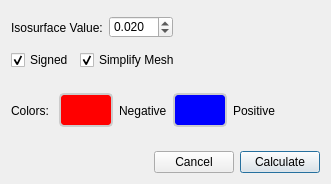
<?xml version="1.0" encoding="UTF-8"?>
<ui version="4.0">
 <class>CubeDataConfigurator</class>
 <widget class="QDialog" name="CubeDataConfigurator">
  <property name="geometry">
   <rect>
    <x>0</x>
    <y>0</y>
    <width>331</width>
    <height>184</height>
   </rect>
  </property>
  <property name="sizePolicy">
   <sizepolicy hsizetype="Expanding" vsizetype="Expanding">
    <horstretch>0</horstretch>
    <verstretch>0</verstretch>
   </sizepolicy>
  </property>
  <property name="windowTitle">
   <string>Add Surface</string>
  </property>
  <property name="styleSheet">
   <string>QToolButton {
   color: #333;
   background-color: #666;
   border-width: 2px;
   border-color: #CCC;
   border-style: solid;
   border-radius: 5;
   padding: 0px;
   min-width: 50px;
   max-width: 50px;
   min-height: 30px;
   max-height: 30px;
}

QToolButton:pressed {
   border-color: #222;
}
</string>
  </property>
  <layout class="QVBoxLayout" name="verticalLayout">
   <item>
    <layout class="QHBoxLayout" name="horizontalLayout_5">
     <item>
      <widget class="QLabel" name="label_3">
       <property name="text">
        <string>Isosurface Value:</string>
       </property>
      </widget>
     </item>
     <item>
      <widget class="QDoubleSpinBox" name="isovalue">
       <property name="decimals">
        <number>3</number>
       </property>
       <property name="minimum">
        <double>0.001000000000000</double>
       </property>
       <property name="maximum">
        <double>99.998999999999995</double>
       </property>
       <property name="singleStep">
        <double>0.001000000000000</double>
       </property>
       <property name="value">
        <double>0.020000000000000</double>
       </property>
      </widget>
     </item>
     <item>
      <spacer name="horizontalSpacer_4">
       <property name="orientation">
        <enum>Qt::Horizontal</enum>
       </property>
       <property name="sizeHint" stdset="0">
        <size>
         <width>238</width>
         <height>33</height>
        </size>
       </property>
      </spacer>
     </item>
    </layout>
   </item>
   <item>
    <layout class="QHBoxLayout" name="horizontalLayout">
     <item>
      <widget class="QCheckBox" name="signedButton">
       <property name="toolTip">
        <string>A signed surface will disply both the 
positive and negative isosurfaces.  
Uncheck if only one surface is desired.</string>
       </property>
       <property name="text">
        <string>Signed</string>
       </property>
       <property name="checked">
        <bool>true</bool>
       </property>
      </widget>
     </item>
     <item>
      <widget class="QCheckBox" name="simplifyMeshCheckBox">
       <property name="text">
        <string>Simplify Mesh</string>
       </property>
       <property name="checked">
        <bool>true</bool>
       </property>
      </widget>
     </item>
     <item>
      <spacer name="horizontalSpacer">
       <property name="orientation">
        <enum>Qt::Horizontal</enum>
       </property>
       <property name="sizeHint" stdset="0">
        <size>
         <width>40</width>
         <height>20</height>
        </size>
       </property>
      </spacer>
     </item>
    </layout>
   </item>
   <item>
    <layout class="QHBoxLayout" name="horizontalLayout_4">
     <item>
      <widget class="QLabel" name="label_12">
       <property name="text">
        <string>Colors: </string>
       </property>
      </widget>
     </item>
     <item>
      <widget class="QToolButton" name="negativeColorButton">
       <property name="styleSheet">
        <string notr="true">QToolButton {
   background-color: rgb(255, 0, 0);
}</string>
       </property>
       <property name="text">
        <string/>
       </property>
       <property name="iconSize">
        <size>
         <width>32</width>
         <height>16</height>
        </size>
       </property>
      </widget>
     </item>
     <item>
      <widget class="QLabel" name="negativeLabel">
       <property name="text">
        <string>Negative</string>
       </property>
      </widget>
     </item>
     <item>
      <widget class="QToolButton" name="positiveColorButton">
       <property name="styleSheet">
        <string notr="true">QToolButton {
   background-color: rgb(0, 0, 255);
}</string>
       </property>
       <property name="text">
        <string/>
       </property>
       <property name="iconSize">
        <size>
         <width>32</width>
         <height>16</height>
        </size>
       </property>
      </widget>
     </item>
     <item>
      <widget class="QLabel" name="positiveLabel">
       <property name="text">
        <string>Positive</string>
       </property>
      </widget>
     </item>
     <item>
      <spacer name="horizontalSpacer_10">
       <property name="orientation">
        <enum>Qt::Horizontal</enum>
       </property>
       <property name="sizeHint" stdset="0">
        <size>
         <width>40</width>
         <height>20</height>
        </size>
       </property>
      </spacer>
     </item>
    </layout>
   </item>
   <item>
    <layout class="QHBoxLayout" name="horizontalLayout_8">
     <item>
      <spacer name="horizontalSpacer_3">
       <property name="orientation">
        <enum>Qt::Horizontal</enum>
       </property>
       <property name="sizeHint" stdset="0">
        <size>
         <width>40</width>
         <height>20</height>
        </size>
       </property>
      </spacer>
     </item>
     <item>
      <widget class="QPushButton" name="cancelButton">
       <property name="text">
        <string>Cancel</string>
       </property>
       <property name="autoDefault">
        <bool>false</bool>
       </property>
      </widget>
     </item>
     <item>
      <widget class="QPushButton" name="calculateButton">
       <property name="text">
        <string>Calculate</string>
       </property>
       <property name="default">
        <bool>true</bool>
       </property>
      </widget>
     </item>
    </layout>
   </item>
  </layout>
 </widget>
 <resources>
  <include location="../IQmol/IQmol.qrc"/>
 </resources>
 <connections>
  <connection>
   <sender>cancelButton</sender>
   <signal>clicked()</signal>
   <receiver>CubeDataConfigurator</receiver>
   <slot>close()</slot>
   <hints>
    <hint type="sourcelabel">
     <x>313</x>
     <y>414</y>
    </hint>
    <hint type="destinationlabel">
     <x>215</x>
     <y>221</y>
    </hint>
   </hints>
  </connection>
 </connections>
</ui>
